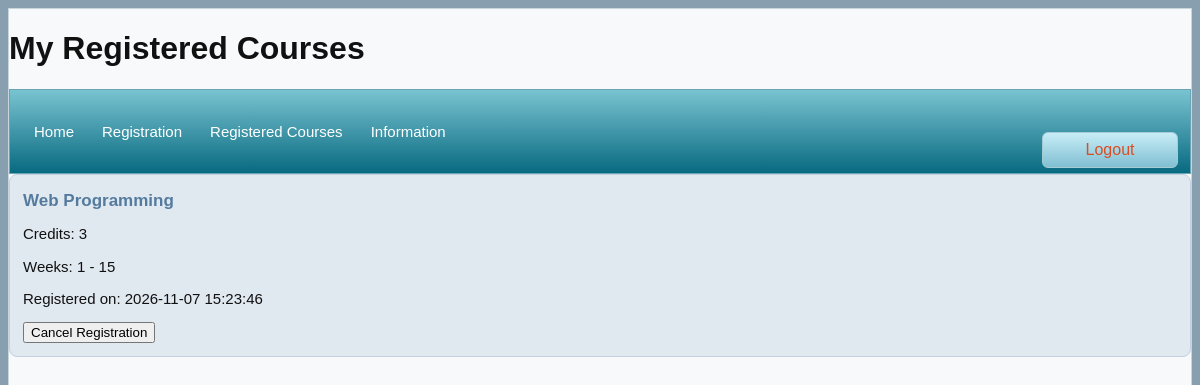
The page /course-registration/registered.php (signed in) on the database its author committed.
### tables this page shows
CREATE TABLE `registrations` (
  `RegistrationID` int(11) NOT NULL,
  `AccountID` int(11) NOT NULL,
  `SubjectID` int(11) NOT NULL,
  `RegistrationDate` datetime DEFAULT current_timestamp(),
  `Status` varchar(20) NOT NULL DEFAULT 'Registered'
);

CREATE TABLE `subjects` (
  `SubjectID` int(11) NOT NULL,
  `SubjectName` varchar(150) NOT NULL,
  `Credits` int(11) NOT NULL,
  `MaxStudents` int(11) NOT NULL,
  `StartWeek` int(11) NOT NULL,
  `EndWeek` int(11) NOT NULL
);

### course-registration/registered.php (the view, shortened to what this page needs)
<?php
require_once "auth.php";
$stmt = $conn->prepare("
    SELECT
        r.RegistrationID,
        r.RegistrationDate,
        s.SubjectName,
        s.Credits,
        s.StartWeek,
        s.EndWeek
    FROM Registrations r
    INNER JOIN Subjects s
        ON r.SubjectID = s.SubjectID
    WHERE r.AccountID = ?
      AND r.Status = 'Registered'
    ORDER BY r.RegistrationDate DESC
");
$stmt->execute([$_SESSION["account_id"]]);
$courses = $stmt->fetchAll();
?>
<!DOCTYPE html>
<html lang="en">
<head>
    <link rel="stylesheet" href="css/style.css">
</head>
<body>
<div class="container">
    <h1>My Registered Courses</h1>
    <nav class="navbar">
        <div class="nav-left">
            <a class="nav-button" href="index.php">Home</a>
            <a class="nav-button" href="courses.php">Registration</a>
            <a class="nav-button" href="registered.php">Registered Courses</a>
            <a class="nav-button" href="information.php">Information</a>
        </div>
        <a class="logout-button" href="logout.php">Logout</a>
    </nav>
    <?php if (count($courses) > 0): ?>
        <?php foreach ($courses as $course): ?>
            <div class="side-box">
                <h3><?= htmlspecialchars($course["SubjectName"]) ?></h3>
                <p>Credits: <?= (int)$course["Credits"] ?></p>
                <p>
                    Weeks:
                    <?= (int)$course["StartWeek"] ?>
                    -
                    <?= (int)$course["EndWeek"] ?>
                </p>
                <p>
                    Registered on:
                    <?= htmlspecialchars($course["RegistrationDate"]) ?>
                </p>
                <form method="POST" action="registered.php"
                      onsubmit="return confirm('Cancel this registration?');">
                    <button type="submit">Cancel Registration</button>
                </form>
            </div>
        <?php endforeach; ?>
    <?php else: ?>
        <p>You have not registered for any courses yet.</p>
        <a href="courses.php">Browse Available Courses</a>
    <?php endif; ?>
</div>
</body>
</html>

### course-registration/css/style.css (style rules this page uses)
* { box-sizing: border-box; }
body { margin: 0; padding: 8px; background: #879faf; color: #111; font-family: Arial, Helvetica, sans-serif; }
.container { width: min(1668px, 100%); min-height: calc(100vh - 16px); margin: 0 auto; background: #f8f9fa; border: 1px solid #c8d5dc; }
.navbar { min-height: 49px; display: flex; align-items: center; justify-content: space-between; gap: 10px; padding: 5px 12px; background: linear-gradient(#79c3d1, #086a80); border: 1px solid #6aa5b4; }
.nav-left { display: flex; align-items: center; flex-wrap: wrap; gap: 4px; }
.nav-button { display: inline-block; padding: 10px 12px; color: white; text-decoration: none; border-radius: 4px; font-size: 15px; }
.side-box { padding: 13px; background: #e0e8f0; border: 1px solid #c3d0dd; border-radius: 8px; font-size: 15px; line-height: 1.5; }
.side-box h2, .side-box h3 { margin: 0 0 10px; color: #547b9e; font-size: 17px; }
.side-box p { margin: 10px 0; }
.logout-button { display: block; width: 136px; margin: 37px 0 0 auto; padding: 8px; color: #d94d25; text-align: center; text-decoration: none; background: linear-gradient(#c8edf7, #80bfd2); border: 1px solid #a5cbd5; border-radius: 6px; }
button, .button, .register-button { cursor: pointer; }

### rows shown on the page
registrations: SubjectID.SubjectName "Web Programming", SubjectID.Credits "3", SubjectID.StartWeek "1", SubjectID.EndWeek "15", RegistrationDate "2026-11-07 15:23:46"
